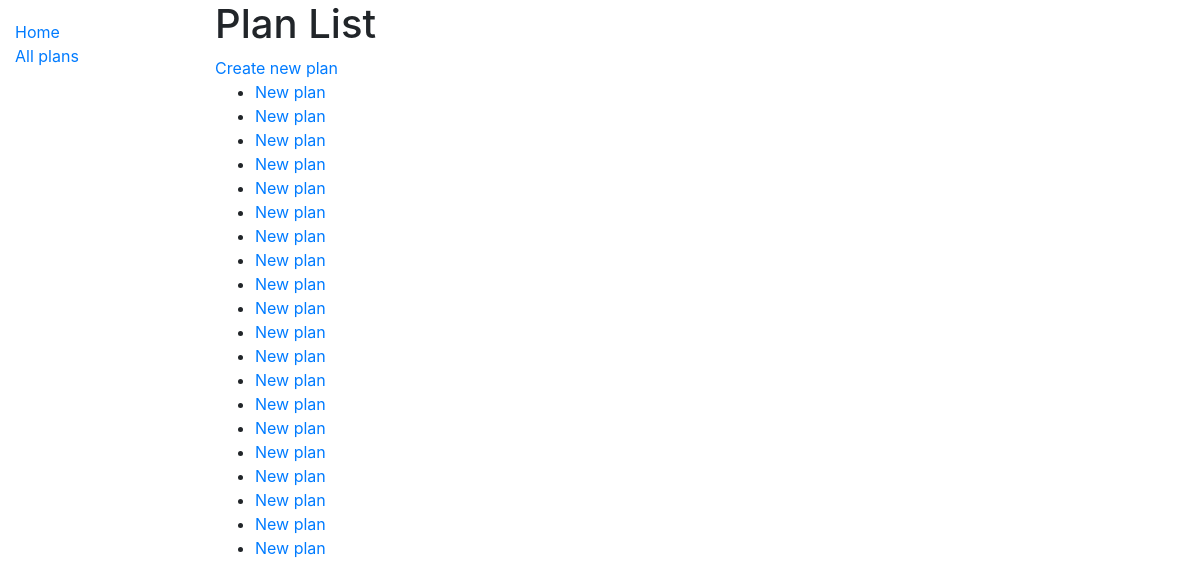
/catalog/plans/, run on an earlier commit of the app's database.
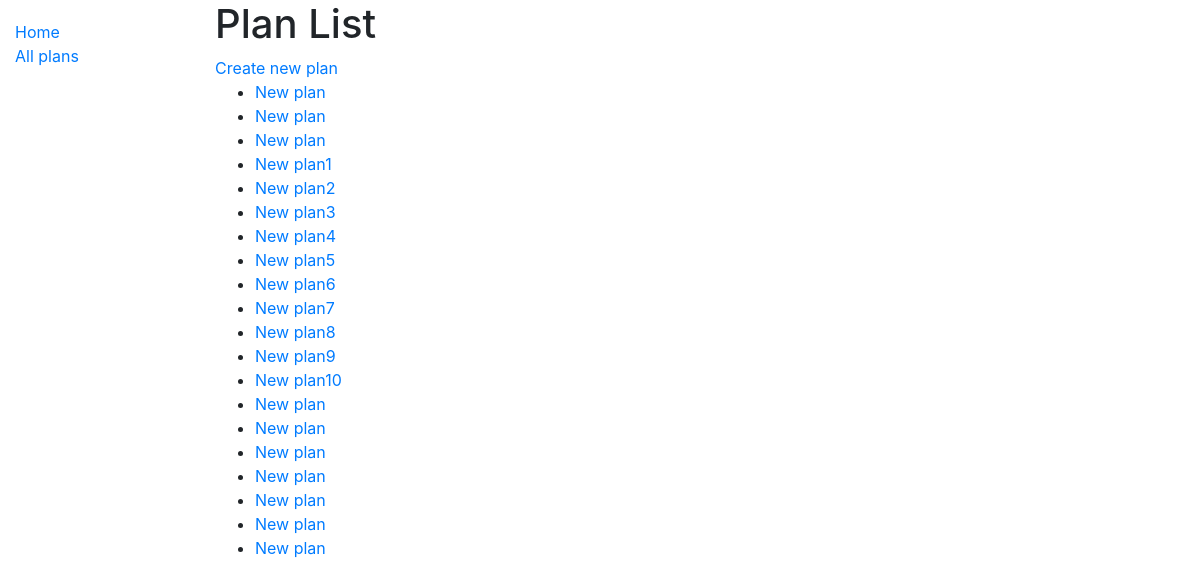
And on a later commit of the database.
### catalog/models.py (models this page shows, shortened)
class Plan(models.Model):
    title = models.CharField(max_length=200)
    paddingX = models.IntegerField(null=True, blank=True)
    paddingY = models.IntegerField(null=True, blank=True)
    scale = models.FloatField(null=True, blank=True)
    def get_absolute_url(self):
        return reverse('plan-detail', args=[str(self.id)])

### catalog/views.py (the view)
# urls.py: path('plans/', views.PlanListView.as_view(), name='plans'),
class PlanListView(generic.ListView):
    model = Plan

### catalog/templates/catalog/plan_list.html
{% extends "base_generic.html" %}
{% block content %}
  <h1>Plan List</h1>
  <a href="{% url 'plan_create' %}">Create new plan</a>
  {% if plan_list %}
  <ul>
    {% for plan in plan_list %}
      <li>
        <a href="{{ plan.get_absolute_url }}">{{ plan.title }}</a>
      </li>
    {% endfor %}
  </ul>
  {% else %}
    <p>There are no plans in the catalog.</p>
  {% endif %}
{% endblock %}

### catalog/templates/base_generic.html (shortened to what this page needs)
<!DOCTYPE html>
<html lang="en">
<head>
  <link rel="stylesheet" href="https://stackpath.bootstrapcdn.com/bootstrap/4.1.3/css/bootstrap.min.css"
>
  {% load static %}
  <link rel="stylesheet" href="{% static 'css/styles.css' %}">
</head>
<body>
  <div class="container-fluid">
    <div class="row">
      <div class="col-sm-2">
        {% block sidebar %}
        <ul class="sidebar-nav">
          <li><a href="{% url 'index' %}">Home</a></li>
          <li><a href="{% url 'plans' %}">All plans</a></li>
        </ul>
        {% endblock %}
      </div>
      <div class="col-sm-10 ">{% block content %}{% endblock %}</div>
    </div>
  </div>
</body>
</html>

### catalog/static/css/styles.css (style rules this page uses)
.sidebar-nav { margin-top: 20px; padding: 0; list-style: none; }

What changed in the data, as far as the page shows it:
removed Plan: title "New plan"
removed Plan: title "New plan"
removed Plan: title "New plan"
removed Plan: title "New plan"
removed Plan: title "New plan"
removed Plan: title "New plan"
removed Plan: title "New plan"
removed Plan: title "New plan"
removed Plan: title "New plan"
removed Plan: title "New plan"
added Plan: title "New plan1"
added Plan: title "New plan2"
added Plan: title "New plan3"
added Plan: title "New plan4"
added Plan: title "New plan5"
added Plan: title "New plan6"
added Plan: title "New plan7"
added Plan: title "New plan8"
added Plan: title "New plan9"
added Plan: title "New plan10"
